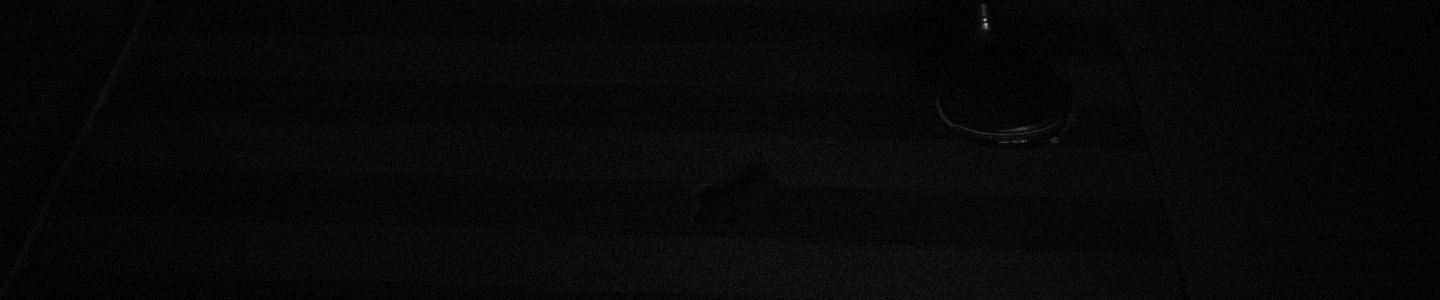
#> input picture shot-image-jpg/driver/no_marker_ball-1/Gamma_1_15.jpg, 1440 x 300 px
$ python -i process_all_improved_v7.py   (imports and definitions only)   (older library calls are emulated)
#> lines starting #> are read from the running program, lines starting #| are printed output that depends on the picture
#!/usr/bin/env python3
# -*- coding: utf-8 -*-
"""
모든 이미지에 개선된 v7.0 처리 적용
"""

import cv2
import numpy as np
from pathlib import Path
from typing import Dict, Tuple, Union
import warnings
# [1 line not run here, left out]

class BatchImprovedProcessor:
    """배치 처리용 개선된 프로세서"""

    def __init__(self):
        self.params = {
            'target_brightness': 128,
        }

    def analyze_brightness(self, img: np.ndarray) -> float:
        """밝기 분석"""
        gray = cv2.cvtColor(img, cv2.COLOR_BGR2GRAY) if len(img.shape) == 3 else img
        return np.mean(gray)

    def calculate_gamma(self, brightness: float) -> float:
        """동적 감마 계산"""
        if brightness < 30:
            return 0.3
        elif brightness < 50:
            return 0.5
        elif brightness < 80:
            return 0.7
        else:
            return 1.0

    def process_image(self, img_path: Path, output_path: Path) -> Dict:
        """이미지 처리"""
#> called with output_path = 'out.png'
        # 로드
        img = cv2.imread(str(img_path))
#> img is the input picture: shape (300, 1440, 3); min 0, max 172, mean 7.1
        if img is None:
            return {'success': False}

        original_brightness = self.analyze_brightness(img)
#> original_brightness = 7.13

        # 단계 1: 히스토그램 평활화
        yuv = cv2.cvtColor(img, cv2.COLOR_BGR2YUV)
#> yuv: shape (300, 1440, 3); mean of channels 0, 1, 2 7.1, 128, 128
        yuv[:,:,0] = cv2.equalizeHist(yuv[:,:,0])
#> yuv: shape (300, 1440, 3); mean of channels 0, 1, 2 125, 128, 128
        step1 = cv2.cvtColor(yuv, cv2.COLOR_YUV2BGR)
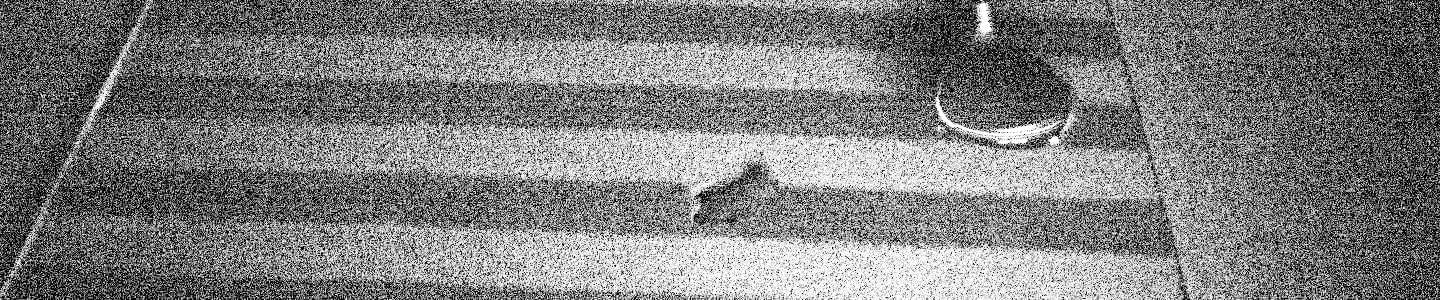
#> step1: shape (300, 1440, 3); min 0, max 255, mean 125

        # 단계 2: 동적 감마 보정
        gamma = self.calculate_gamma(original_brightness)
#> gamma = 0.3
        inv_gamma = 1.0 / gamma
#> inv_gamma = 3.33
        table = np.array([((i / 255.0) ** inv_gamma) * 255 for i in range(256)]).astype(np.uint8)
#> table = 256 values from 0 to 255
        step2 = cv2.LUT(step1, table)
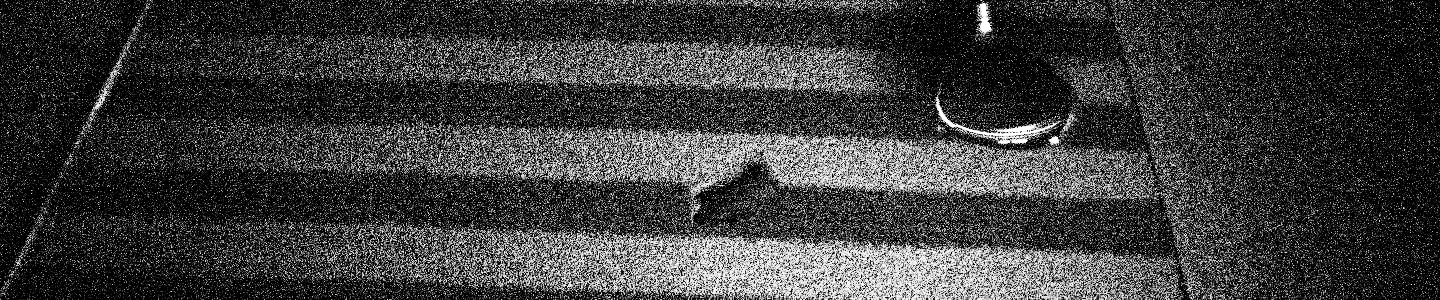
#> step2: shape (300, 1440, 3); min 0, max 255, mean 60.2

        # 단계 3: CLAHE
        lab = cv2.cvtColor(step2, cv2.COLOR_BGR2LAB)
#> lab: shape (300, 1440, 3); mean of channels 0, 1, 2 62, 128, 128
        l, a, b = cv2.split(lab)
#> a: shape (300, 1440); every value is 128
        clahe = cv2.createCLAHE(clipLimit=3.0, tileGridSize=(8,8))
        l = clahe.apply(l)

        # 밝기 조정
        current_mean = np.mean(l)
#> current_mean = 67.76
        if current_mean < self.params['target_brightness']:
            alpha = min(self.params['target_brightness'] / current_mean, 2.0)
#> alpha = 1.89
            l = cv2.convertScaleAbs(l, alpha=alpha, beta=0)
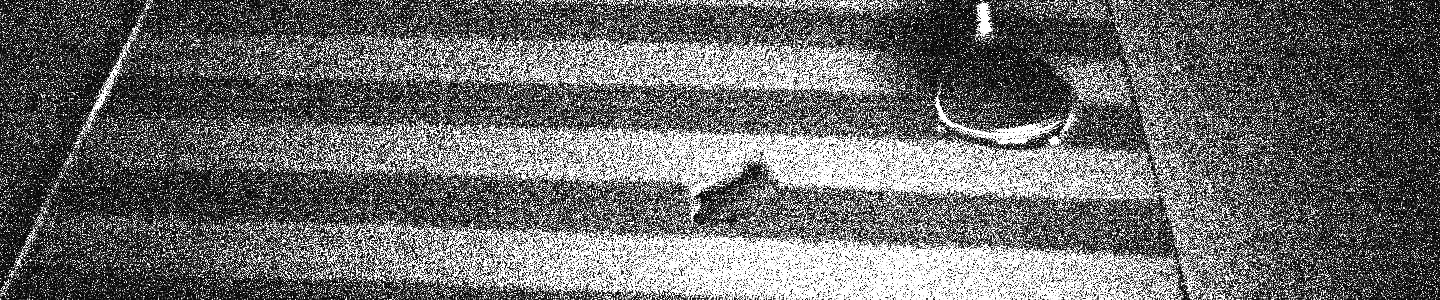
#> l: shape (300, 1440); min 6, max 255, mean 107.1

        step3 = cv2.merge([l, a, b])
#> step3: shape (300, 1440, 3); mean of channels 0, 1, 2 107.1, 128, 128
        step3 = cv2.cvtColor(step3, cv2.COLOR_LAB2BGR)

        # 볼 검출
        gray = cv2.cvtColor(step3, cv2.COLOR_BGR2GRAY)
        circles = cv2.HoughCircles(
            gray, cv2.HOUGH_GRADIENT, 1, 50,
            param1=50, param2=30, minRadius=10, maxRadius=100
        )
#> circles = 138 rows, first 8: [891.5, 137.5, 99.4], [353.5, 146.5, 99.4], [186.5, 178.5, 99.4], [790.5, 138.5, 99.4], [115.5, 134.5, 99.4], [990.5, 121.5, 99.4], [196.5, 108.5, 99.4], [1162.5, 193.5, 99.4]

        if circles is not None:
            x, y, r = np.round(circles[0, 0]).astype("int")
#> x = 892; y = 138; r = 99
        else:
            h, w = gray.shape
            x, y, r = w//2, h//2, 30

        # 단계 4: 볼 영역 딤플 강조
        roi_size = int(r * 2.5)
#> roi_size = 247
        x1 = max(0, x - roi_size//2)
#> x1 = 769
        y1 = max(0, y - roi_size//2)
#> y1 = 15
        x2 = min(step3.shape[1], x + roi_size//2)
#> x2 = 1015
        y2 = min(step3.shape[0], y + roi_size//2)
#> y2 = 261

        ball_roi = step3[y1:y2, x1:x2].copy()

        if ball_roi.size > 0:
            # 3배 확대 후 처리
            zoomed = cv2.resize(ball_roi, None, fx=3, fy=3, interpolation=cv2.INTER_CUBIC)
            gray_zoomed = cv2.cvtColor(zoomed, cv2.COLOR_BGR2GRAY)

            # 언샤프 마스킹
            gaussian = cv2.GaussianBlur(gray_zoomed, (0, 0), 2.0)
            unsharp = cv2.addWeighted(gray_zoomed, 1.5, gaussian, -0.5, 0)

            # 라플라시안
            laplacian = cv2.Laplacian(unsharp, cv2.CV_64F)
            laplacian = np.uint8(np.absolute(laplacian))
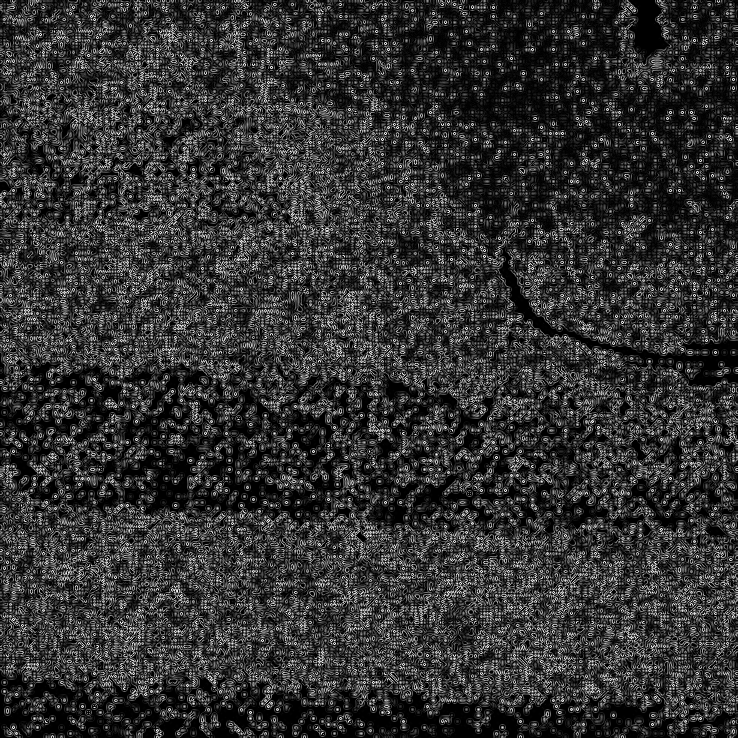
#> laplacian: shape (738, 738); min 0, max 255, mean 50.5

            # Top-hat
            kernel = cv2.getStructuringElement(cv2.MORPH_ELLIPSE, (3, 3))
            tophat = cv2.morphologyEx(unsharp, cv2.MORPH_TOPHAT, kernel)
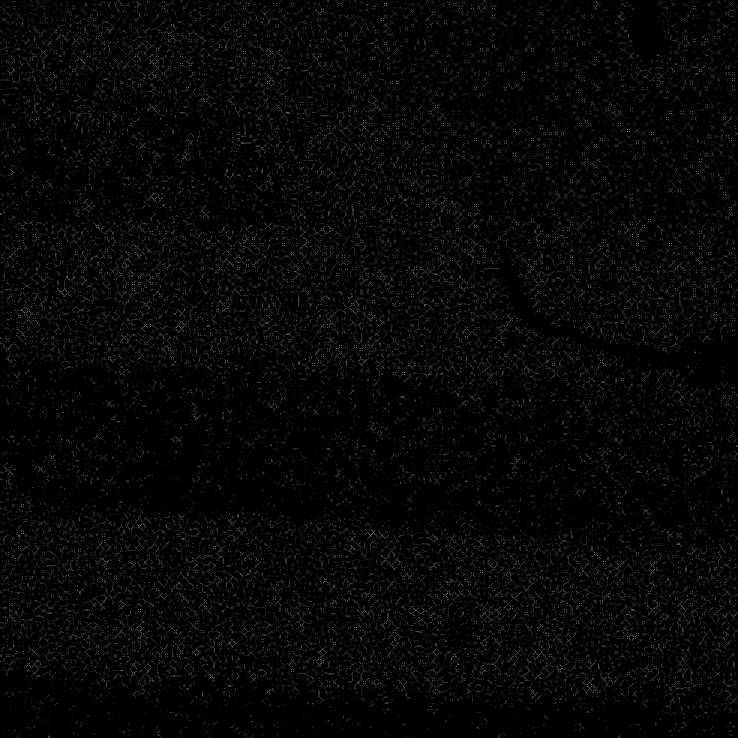
#> tophat: shape (738, 738); min 0, max 111, mean 5.6

            # 결합
            enhanced = cv2.addWeighted(unsharp, 0.5, laplacian, 0.25, 0)
            enhanced = cv2.addWeighted(enhanced, 0.75, tophat, 0.25, 0)

            # 원본 크기로 복원하여 적용
            resized = cv2.resize(enhanced, (x2-x1, y2-y1))
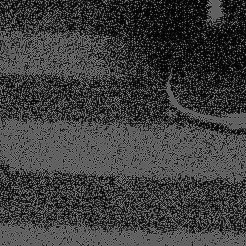
#> resized: shape (246, 246); min 0, max 160, mean 62.4
            step3[y1:y2, x1:x2] = cv2.cvtColor(resized, cv2.COLOR_GRAY2BGR)
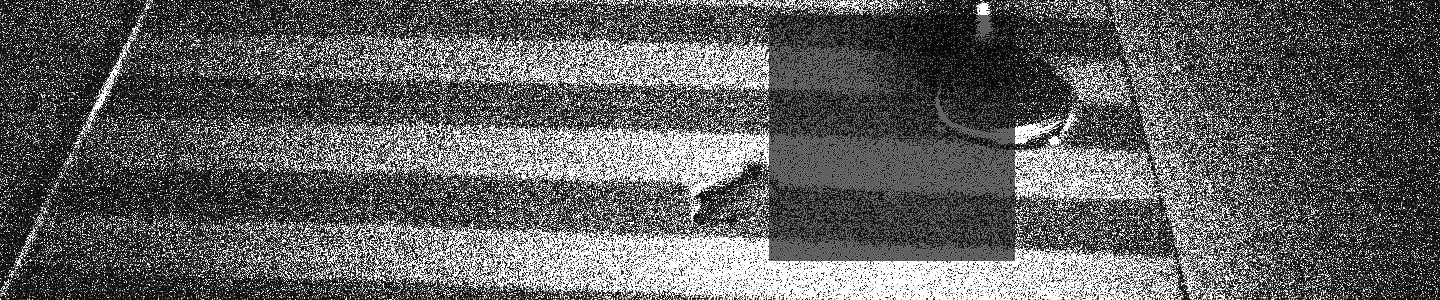
#> step3: shape (300, 1440, 3); mean B, G, R 96.4, 96.4, 96.4

        # 저장
        final_brightness = self.analyze_brightness(step3)
#> final_brightness = 96.38
        success = cv2.imwrite(str(output_path), step3)

        return {
            'success': success,
            'ball_center': (x, y),
            'ball_radius': r,
            'brightness_improvement': final_brightness - original_brightness,
            'gamma_used': gamma
        }

# [47 lines left out: function main, not called in this run]

# [2 lines not run here, left out]

>>> result = BatchImprovedProcessor().process_image('shot-image-jpg/driver/no_marker_ball-1/Gamma_1_15.jpg', 'out.png')
#> result = {'success': True, 'ball_center': (892, 138), 'ball_radius': 99, 'brightness_improvement': 89.25, 'gamma_used': 0.3}
